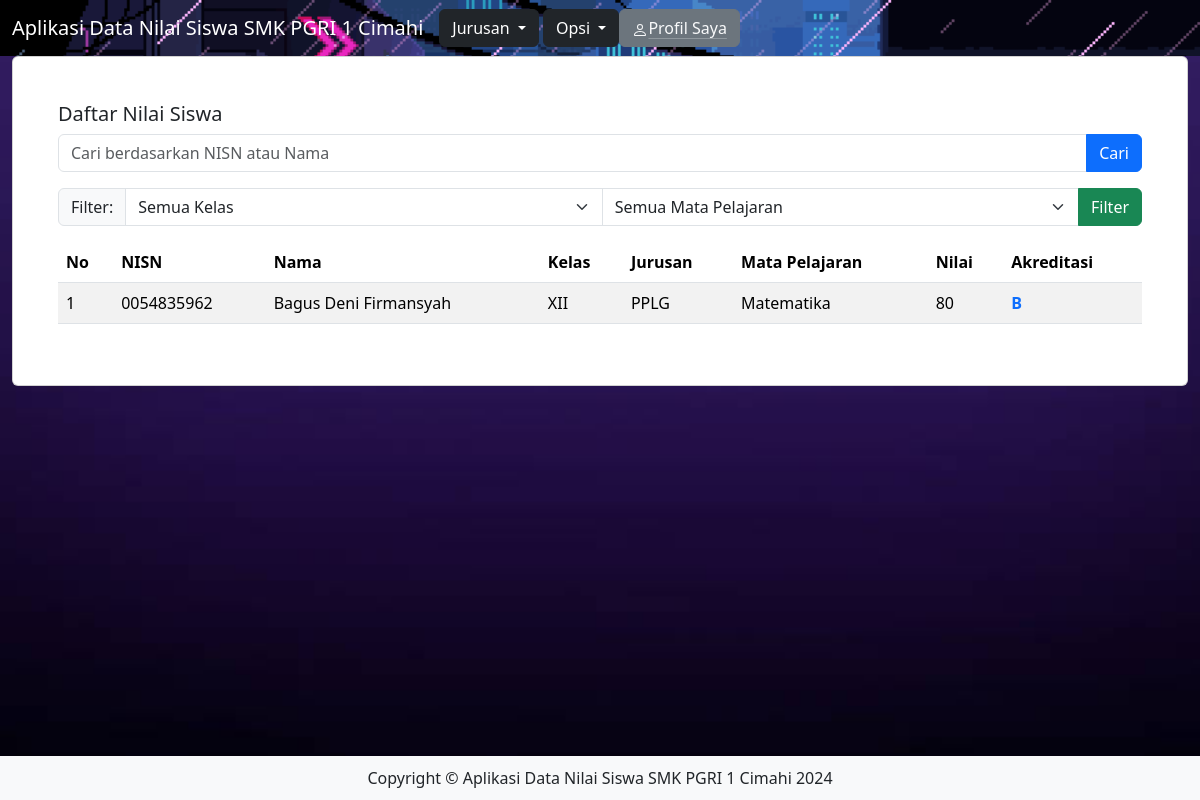
/tabel.php?keyword=0054835962, run on the app's committed database.
### tables this page shows
CREATE TABLE `tb_nilai` (
  `nisn` varchar(15) NOT NULL,
  `nama` varchar(50) NOT NULL,
  `kelas` varchar(3) NOT NULL,
  `jurusan` text NOT NULL,
  `mata_pelajaran` text NOT NULL,
  `nilai` int(11) NOT NULL
);

### tabel.php (the view, shortened to what this page needs)
<!DOCTYPE html>
<?php
include 'koneksi.php';
$keyword = isset($_GET['keyword']) ? $_GET['keyword'] : '';
$query = "SELECT * FROM tb_nilai";
if (!empty($keyword)) {
  $query .= " WHERE nisn LIKE '%$keyword%' OR nama LIKE '%$keyword%'";
}
$sql = mysqli_query($koneksi, $query);
$nomor = 1;
?>
<html lang="en">
<head>
  <link rel="stylesheet" href="https://cdn.jsdelivr.net/npm/bootstrap@5.3.3/dist/css/bootstrap.min.css">
</head>
<body>
  <nav class="navbar navbar-expand-lg navbar-dark bg-dark navbar-custom">
    <div class="container-fluid">
      <a class="navbar-brand">Aplikasi Data Nilai Siswa SMK PGRI 1 Cimahi</a>
      <div class="collapse navbar-collapse" id="navbarNavDarkDropdown">
        <ul class="navbar-nav">
          <li class="nav-item dropdown">
            <button class="btn btn-dark dropdown-toggle" data-bs-toggle="dropdown" aria-expanded="false">
              Jurusan
            </button>
            <button class="btn btn-dark dropdown-toggle" data-bs-toggle="dropdown" aria-expanded="false">
              Opsi
            </button>
          </li>
          <li class="nav-item">
            <button class="btn btn-secondary"><a href="profil.php" class="link-light link-offset-2 link-underline-opacity-25 link-underline-opacity-100-hover">Profil Saya</a></button>
          </li>
        </ul>
      </div>
    </div>
  </nav>
  <div class="container-fluid">
    <div class="card mb-4">
      <div class="card-body">
        <h5 class="card-title">Daftar Nilai Siswa</h5>
        <form method="get" action="hasil.php" class="mb-3">
          <div class="input-group">
            <input type="text" class="form-control" placeholder="Cari berdasarkan NISN atau Nama" name="keyword">
            <button class="btn btn-primary" type="submit">Cari</button>
          </div>
        </form>
        <form method="get" action="kelas.php" class="mb-3">
          <div class="input-group">
            <label for="kelas" class="input-group-text">Filter:</label>
            <select class="form-select" id="kelas" name="kelas">
              <option value="">Semua Kelas</option>
            </select>
            <select class="form-select" id="mata_pelajaran" name="mata_pelajaran">
              <option value="">Semua Mata Pelajaran</option>
            </select>
            <button class="btn btn-success" type="submit">Filter</button>
          </div>
        </form>
        <div class="table-responsive">
          <table class="table table-striped">
            <thead>
              <tr>
                <th scope="col">No</th>
                <th scope="col">NISN</th>
                <th scope="col">Nama</th>
                <th scope="col">Kelas</th>
                <th scope="col">Jurusan</th>
                <th scope="col">Mata Pelajaran</th>
                <th scope="col">Nilai</th>
                <th scope="col">Akreditasi</th>
              </tr>
            </thead>
            <tbody>
               <?php
                    while ($data = mysqli_fetch_array($sql)) {
                        $nilai = $data['nilai'];
                        if ($nilai >= 90 && $nilai <= 100) {
                            $akreditasi = 'A';
                            $akreditasi_class = 'text-primary';
                        } elseif ($nilai >= 70 && $nilai <= 89) {
                            $akreditasi = 'B';
                            $akreditasi_class = 'text-primary';
                        } elseif ($nilai >= 50 && $nilai <= 69) {
                            $akreditasi = 'C';
                            $akreditasi_class = 'text-danger';
                        } elseif ($nilai >= 0 && $nilai <= 49) {
                            $akreditasi = 'D';
                            $akreditasi_class = 'text-danger';
                        } else {
                            $akreditasi = '';
                            $akreditasi_class = '';
                        }
                    ?>
                    <tr>
                        <td><?php echo $nomor++; ?></td>
                        <td><?php echo $data['nisn']; ?></td>
                        <td><?php echo $data['nama']; ?></td>
                        <td><?php echo $data['kelas']; ?></td>
                        <td><?php echo $data['jurusan']; ?></td>
                        <td><?php echo $data['mata_pelajaran']; ?></td>
                        <td><?php echo $nilai; ?></td>
                        <td class="<?php echo $akreditasi_class; ?>"><strong><?php echo $akreditasi; ?></strong></td>
                    </tr>
                    <?php }
                    ?>
            </tbody>
          </table>
        </div>
      </div>
    </div>
  </div>
  <footer class="footer">
    <div class="container">
      <span>Copyright &copy; Aplikasi Data Nilai Siswa SMK PGRI 1 Cimahi 2024</span>
    </div>
  </footer>
</body>
</html>

### tabel.php (style rules this page uses)
body { background-image: url('darkpurple.jpg'); background-size: cover; background-repeat: no-repeat; background-attachment: fixed; margin: 0; display: flex; flex-direction: column; min-height: 100vh; }
.navbar-custom { background-image: url('xK.gif'); background-size: cover; }
.footer { background-color: #f8f9fa; text-align: center; padding: 10px 0; margin-top: auto; width: 100%; position: relative; bottom: 0; }
.card-body { padding: 45px; }
.table-responsive { max-height: 60vh; overflow-y: auto; }

### data on the page
tb_nilai: nisn "0054835962", nama "Bagus Deni Firmansyah", kelas "XII", jurusan "PPLG", mata_pelajaran "Matematika", nilai "80", nilai "B"
